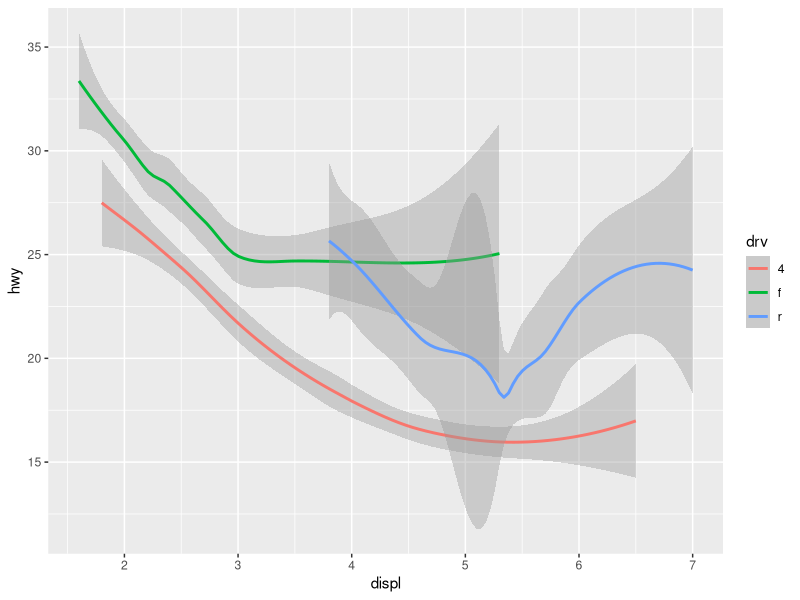
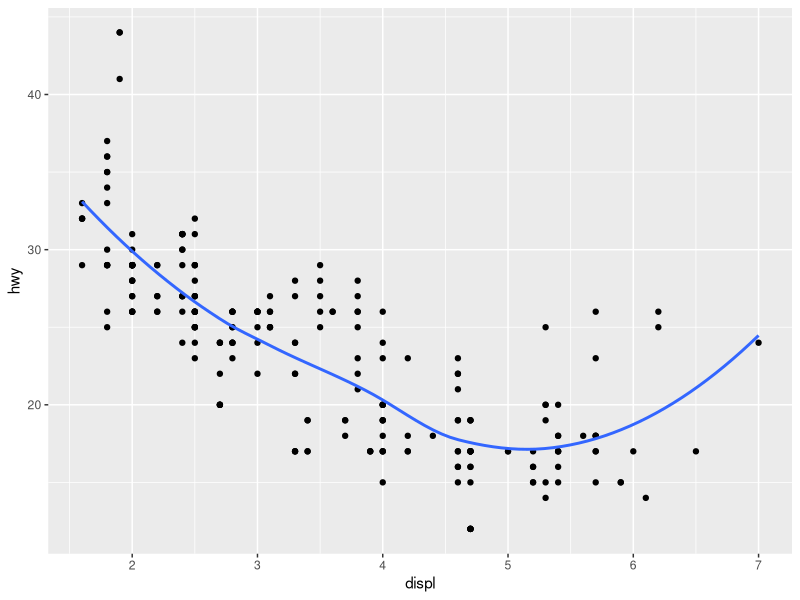
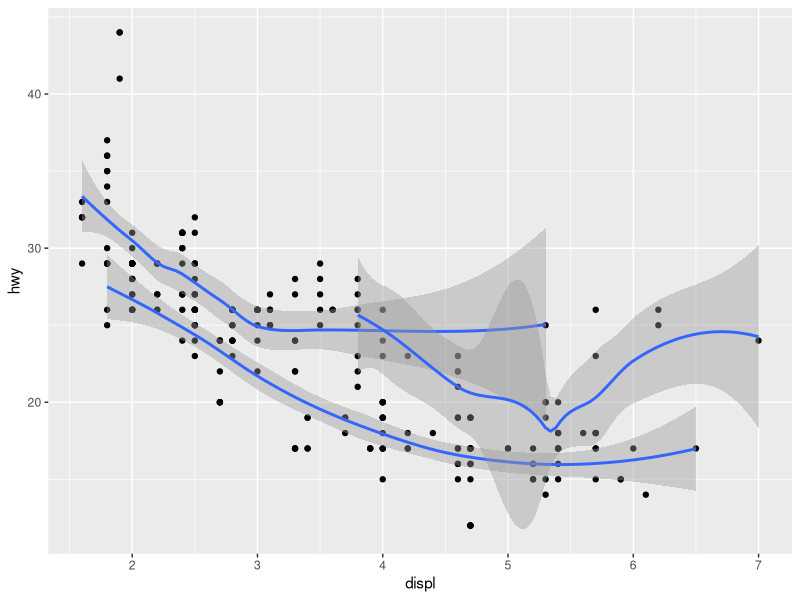
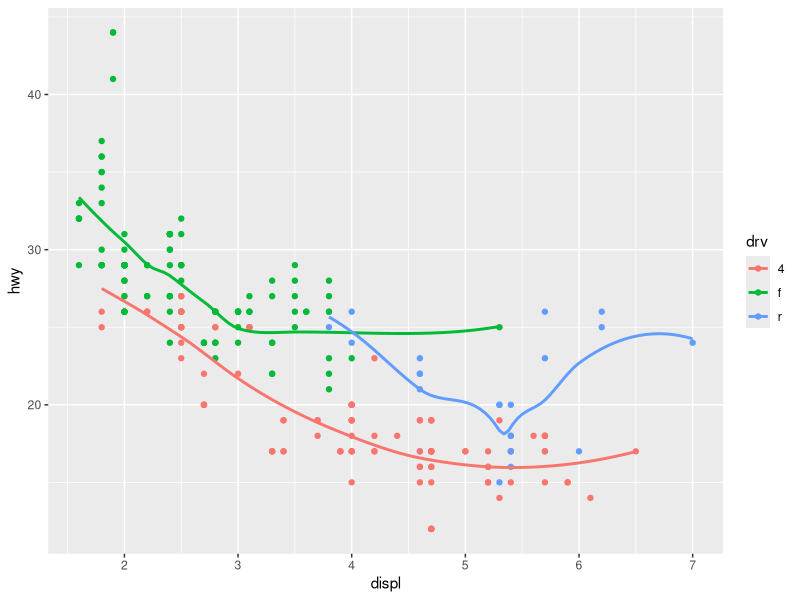
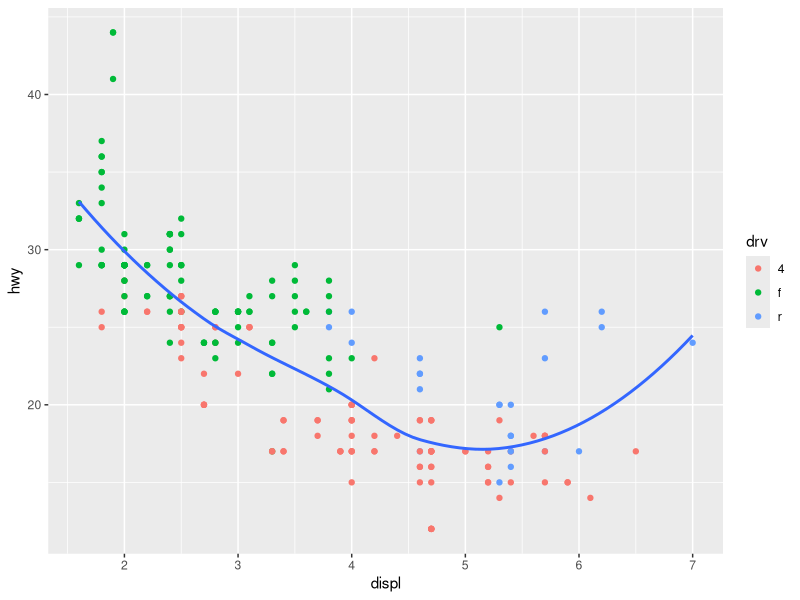
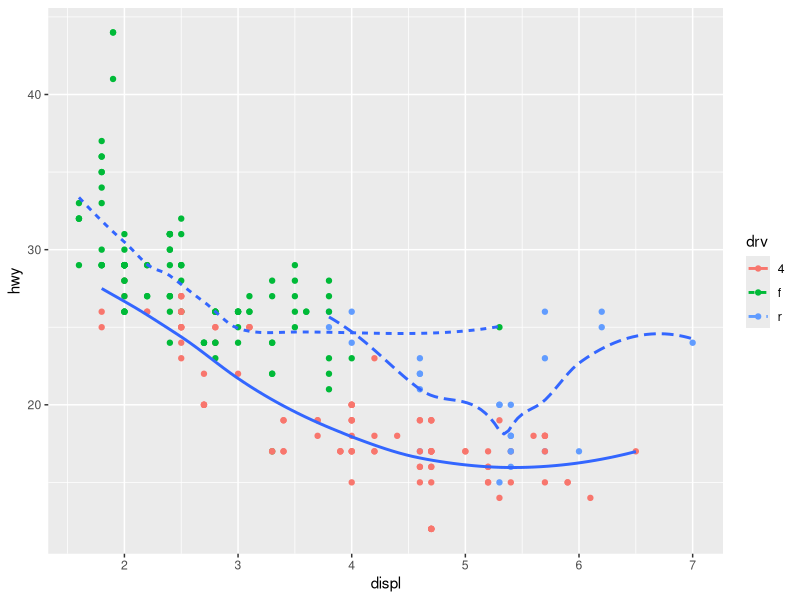
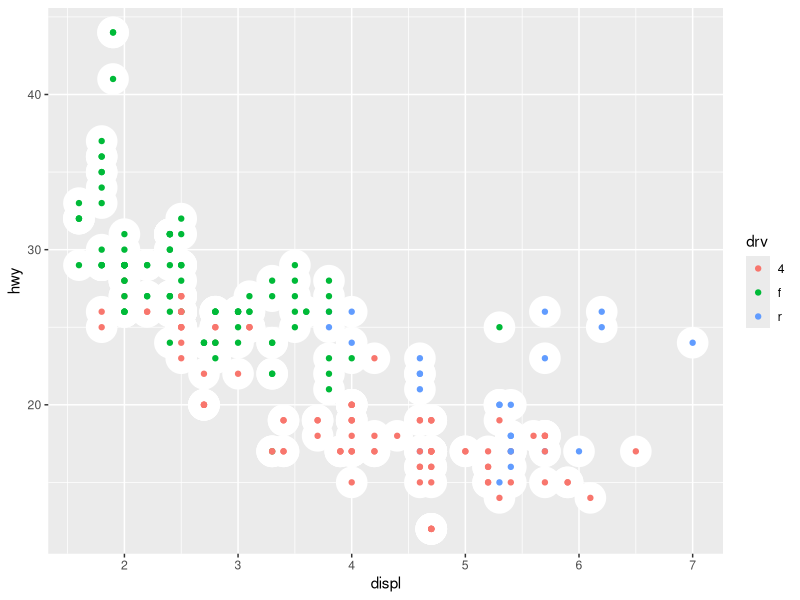
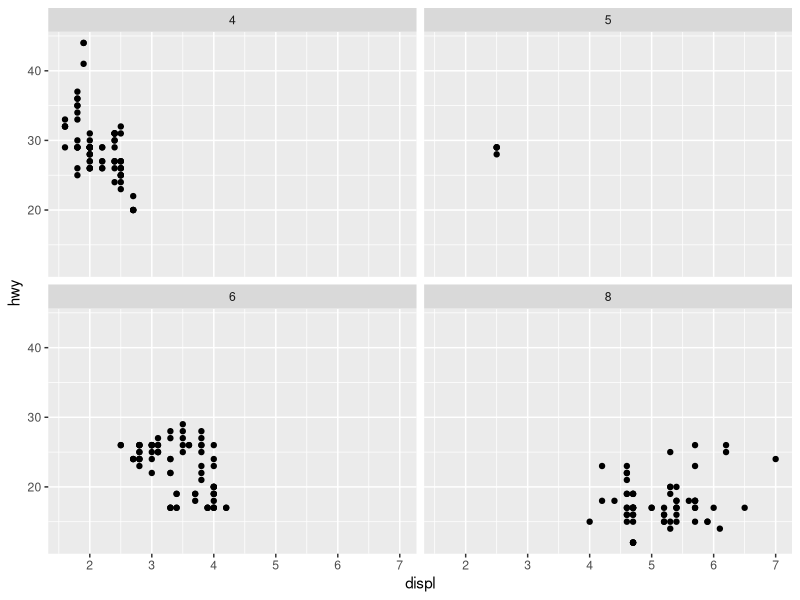

Here is the R script that generated these plots, in order: (Note: this script raises an error after producing the figures.)
library(ggplot2)

# see https://mine-cetinkaya-rundel.github.io/r4ds-solutions to cheat

# Exercises pg 125
# 2
ggplot(
  data=mpg,
  mapping=aes(x=displ, y=hwy)
) +
  geom_smooth( aes(color=drv), show.legend = TRUE )

#4.1
ggplot(
  data=mpg,
  mapping=aes(x=displ,y=hwy)
) +
  geom_point() +
  geom_smooth(se=FALSE)

#4.2
ggplot(
  data=mpg,
  mapping=aes(x=displ,y=hwy)
) +
  geom_point() +
  geom_smooth(aes(group=drv)) # I can't find the group argument in any documentation

#4.3
ggplot(
  data=mpg,
  mapping=aes(x=displ,y=hwy, color=drv)
) +
  geom_point() +
  geom_smooth(aes(group=drv), se=FALSE) # I can't find the group argument in any documentation

# 4.4
ggplot(
  data=mpg,
  mapping=aes(x=displ,y=hwy)
) +
  geom_point(aes(color=drv)) +
  geom_smooth(se=FALSE) 


# 4.5
ggplot(
  data=mpg,
  mapping=aes(x=displ,y=hwy,color=drv)
) +
  geom_point(aes(color=drv)) +
  geom_smooth(aes(linetype=drv, color=NULL),se=FALSE) # cheat leaves out the null here

# 4.6
ggplot(
  data=mpg,
  mapping=aes(x=displ,y=hwy,color=drv)
) +
  geom_point(size=10, color="white") + # the order of these two calls to geom_point DOES matter
  geom_point(aes(color=drv))
  


# Facets
sort(unique(mpg$cyl))

# one variable facet
ggplot(
  data=mpg,
  mapping=aes(x=displ,y=hwy)
) +
  geom_point() +
  facet_wrap(~cyl)


# two variable facet
sort(unique(mpg$cyl))
sort(unique(mpg$drv))
ggplot(
  data=mpg,
  mapping=aes(x=displ,y=hwy)
) +
  geom_point() +
  facet_grid(drv~cyl)


# two variable facet with free scaling
ggplot(
  data=mpg,
  mapping=aes(x=displ,y=hwy)
) +
  geom_point() +
  facet_grid(drv~cyl, scales="free_y")

# exercises p 128

#2
ggplot(mpg)+
  geom_point(aes(x=drv,y=cyl))


#3
ggplot(mpg)+
  geom_point(aes(x=displ,y=hwy))+
  facet_grid(drv ~ .)

ggplot(mpg)+
  geom_point(aes(x=displ,y=hwy))+
  facet_grid(.~drv)

ggplot(mpg)+
  geom_point(aes(x=displ,y=hwy))+
  facet_wrap(~drv)

#6
ggplot(mpg,aes(x=displ))+
  geom_histogram()+
  facet_grid(drv~.)

ggplot(mpg,aes(x=displ))+
  geom_histogram()+
  facet_grid(.~drv)

#7
ggplot(mpg)+
  geom_point(aes(x=displ,y=hwy))+
  facet_grid(drv~.)

ggplot(mpg)+
  geom_point(aes(x=displ,y=hwy))+
  facet_wrap(~drv)


# Statistical transformations
ggplot(diamonds, aes(x=cut))+
  geom_bar()

diamonds |>
  count(cut) |>
  ggplot(aes(x=cut, y=n))+
  geom_bar(stat="identity")

ggplot(diamonds,aes(x=cut, y=after_stat(prop), group=1))+
  geom_bar()





